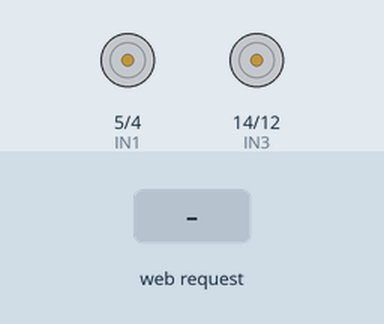
Recording of a sketch running on a simulated ESP8266 (NodeMCU). Parts: motor-driver pin pairs drawn as motors (green arrow = first pin HIGH = forward, orange = second pin HIGH = backward, longer = more drive, scaled by the enable pin). The inputs (shaded band) are chosen by the test bench. What the sketch prints to the serial monitor is not drawn.

Above: at 1.2 s.
1.3 s: HTTP request GET /move?dir=F received
At 2.5 s:
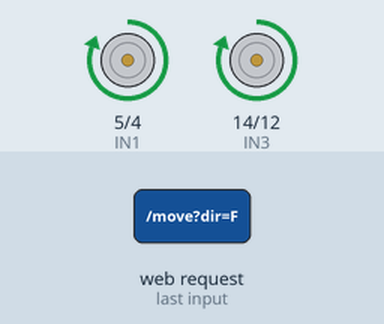
2.8 s: HTTP request GET /move?dir=B received
At 3.7 s:
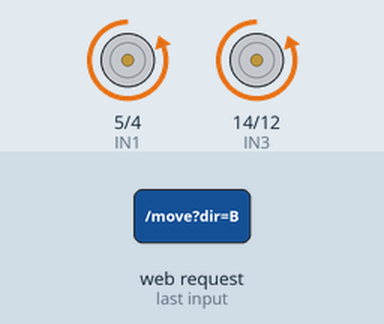
4.3 s: HTTP request GET /move?dir=L received
At 4.9 s:
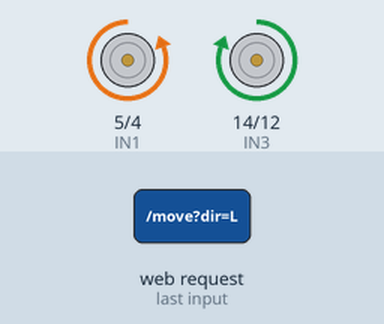
5.8 s: HTTP request GET /move?dir=R received
At 7.2 s:
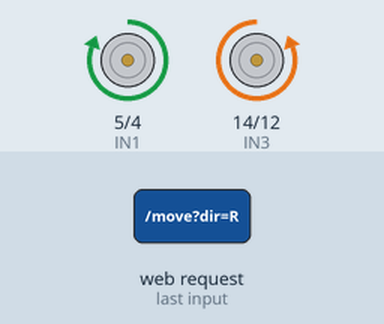
Timing chart, 0 to 8.3 s (numbered marks = the images above; inputs shaded):
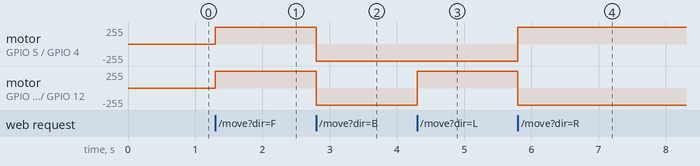

Measured:
- after the input at 1.3 s, motor on GPIO 5 (IN1) / GPIO 4 (IN2), motor on GPIO 14 (IN3) / GPIO 12 (IN4): stopped → forward 255/255 at once
- after the input at 2.8 s, motor on GPIO 5 (IN1) / GPIO 4 (IN2), motor on GPIO 14 (IN3) / GPIO 12 (IN4): forward 255/255 → backward 255/255 at once
- after the input at 4.3 s, motor on GPIO 14 (IN3) / GPIO 12 (IN4): backward 255/255 → forward 255/255 at once
- after the input at 5.8 s, motor on GPIO 5 (IN1) / GPIO 4 (IN2): backward 255/255 → forward 255/255 at once; motor on GPIO 14 (IN3) / GPIO 12 (IN4): forward 255/255 → backward 255/255 at once

The sketch:

RobotControl.ino
```cpp
#include <ESP8266WiFi.h>
#include <ESP8266WebServer.h>

// ==========================
// PIN DEFINITIONS
// ==========================
// Left Motor
#define IN1 5   // D1
#define IN2 4   // D2
#define ENA 13  // D7 (Speed/PWM)

// Right Motor
#define IN3 14  // D5
#define IN4 12  // D6
#define ENB 15  // D8 (Speed/PWM)

// ==========================
// CONFIGURATION
// ==========================
const char *ssid = "Robot_Car";
const char *password = "password123";

// Speed (0-1023 for ESP8266 10-bit PWM)
// Adjust these values if motors are too fast/slow
int motorSpeed = 800;

ESP8266WebServer server(80);

// ==========================
// WEB FRAMEWORK (HTML/CSS/JS)
// ==========================
const char index_html[] PROGMEM = R"rawliteral(
<!DOCTYPE html>
<html>
<head>
  <meta name="viewport" content="width=device-width, initial-scale=1">
  <title>ESP8266 Robot Controller</title>
  <style>
    body {
      background-color: #1a1a1a;
      color: #00ffcc;
      font-family: 'Segoe UI', Tahoma, Geneva, Verdana, sans-serif;
      text-align: center;
      margin: 0;
      padding: 0;
      display: flex;
      flex-direction: column;
      height: 100vh;
      justify-content: center;
      align-items: center;
      user-select: none;
    }
    h1 { margin-bottom: 20px; font-weight: 300; letter-spacing: 2px; }
    .control-pad {
      display: grid;
      grid-template-columns: 100px 100px 100px;
      grid-gap: 15px;
      background: #2a2a2a;
      padding: 30px;
      border-radius: 20px;
      box-shadow: 0 10px 30px rgba(0,0,0,0.5);
    }
    .btn {
      width: 100px;
      height: 100px;
      background: #333;
      border: 2px solid #00ffcc;
      border-radius: 15px;
      color: #00ffcc;
      font-size: 24px;
      display: flex;
      justify-content: center;
      align-items: center;
      cursor: pointer;
      transition: all 0.2s ease;
      box-shadow: 0 4px 6px rgba(0,0,0,0.3);
    }
    .btn:active {
      background: #00ffcc;
      color: #1a1a1a;
      transform: translateY(2px);
      box-shadow: 0 2px 4px rgba(0,0,0,0.2);
    }
    .btn.stop {
      background: #ff4444;
      border-color: #ff4444;
      color: white;
    }
    .btn.stop:active {
      background: #cc0000;
      color: white;
    }
    /* Grid placement */
    .btn-up { grid-column: 2; }
    .btn-left { grid-column: 1; grid-row: 2; }
    .btn-stop { grid-column: 2; grid-row: 2; }
    .btn-right { grid-column: 3; grid-row: 2; }
    .btn-down { grid-column: 2; grid-row: 3; }

    .status { margin-top: 20px; font-size: 14px; opacity: 0.7; }
  </style>
</head>
<body>
  <h1>ROBOT CONTROL</h1>
  <div class="control-pad">
    <div class="btn btn-up" ontouchstart="move('F')" onmousedown="move('F')" ontouchend="stop()" onmouseup="stop()">&#9650;</div>

    <div class="btn btn-left" ontouchstart="move('L')" onmousedown="move('L')" ontouchend="stop()" onmouseup="stop()">&#9664;</div>
    <div class="btn btn-stop stop" onclick="stop()">STOP</div>
    <div class="btn btn-right" ontouchstart="move('R')" onmousedown="move('R')" ontouchend="stop()" onmouseup="stop()">&#9654;</div>

    <div class="btn btn-down" ontouchstart="move('B')" onmousedown="move('B')" ontouchend="stop()" onmouseup="stop()">&#9660;</div>
  </div>
  <div class="status" id="status-text">Ready</div>

  <script>
    function move(dir) {
      document.getElementById('status-text').innerText = 'Moving: ' + dir;
      fetch('/move?dir=' + dir).catch(console.error);
    }
    function stop() {
      document.getElementById('status-text').innerText = 'Stopped';
      fetch('/move?dir=S').catch(console.error);
    }

    // Prevent context menu on long press
    document.oncontextmenu = function(event) { event.preventDefault(); event.stopPropagation(); return false; };
  </script>
</body>
</html>
)rawliteral";

// ==========================
// MOTOR LOGIC
// ==========================
void stopMotors() {
  digitalWrite(IN1, LOW);
  digitalWrite(IN2, LOW);
  digitalWrite(IN3, LOW);
  digitalWrite(IN4, LOW);
  analogWrite(ENA, 0);
  analogWrite(ENB, 0);
}

void moveForward() {
  digitalWrite(IN1, HIGH);
  digitalWrite(IN2, LOW);
  digitalWrite(IN3, HIGH);
  digitalWrite(IN4, LOW);
  analogWrite(ENA, motorSpeed);
  analogWrite(ENB, motorSpeed);
}

void moveBackward() {
  digitalWrite(IN1, LOW);
  digitalWrite(IN2, HIGH);
  digitalWrite(IN3, LOW);
  digitalWrite(IN4, HIGH);
  analogWrite(ENA, motorSpeed);
  analogWrite(ENB, motorSpeed);
}

void turnLeft() {
  // Left motor Back, Right motor Forward (Spin turn)
  digitalWrite(IN1, LOW);
  digitalWrite(IN2, HIGH);
  digitalWrite(IN3, HIGH);
  digitalWrite(IN4, LOW);
  analogWrite(ENA, motorSpeed);
  analogWrite(ENB, motorSpeed);
}

void turnRight() {
  // Left motor Forward, Right motor Back (Spin turn)
  digitalWrite(IN1, HIGH);
  digitalWrite(IN2, LOW);
  digitalWrite(IN3, LOW);
  digitalWrite(IN4, HIGH);
  analogWrite(ENA, motorSpeed);
  analogWrite(ENB, motorSpeed);
}

// ==========================
// HTTP HANDLERS
// ==========================
void handleRoot() {
  server.send(200, "text/html", index_html);
}

void handleMove() {
  if (server.hasArg("dir")) {
    String dir = server.arg("dir");
    if (dir == "F") moveForward();
    else if (dir == "B") moveBackward();
    else if (dir == "L") turnLeft();
    else if (dir == "R") turnRight();
    else if (dir == "S") stopMotors();
    server.send(200, "text/plain", "OK");
  } else {
    server.send(400, "text/plain", "Bad Request");
  }
}

// ==========================
// SETUP & LOOP
// ==========================
void setup() {
  Serial.begin(115200);

  // Motor Pins
  pinMode(IN1, OUTPUT);
  pinMode(IN2, OUTPUT);
  pinMode(ENA, OUTPUT);
  pinMode(IN3, OUTPUT);
  pinMode(IN4, OUTPUT);
  pinMode(ENB, OUTPUT);

  stopMotors();

  // WiFi AP
  Serial.print("Setting up Access Point...");
  WiFi.softAP(ssid, password);
  IPAddress myIP = WiFi.softAPIP();
  Serial.print("AP IP address: ");
  Serial.println(myIP);

  // Web Server
  server.on("/", handleRoot);
  server.on("/move", handleMove);
  server.begin();
  Serial.println("HTTP server started");
}

void loop() {
  server.handleClient();
}
```
